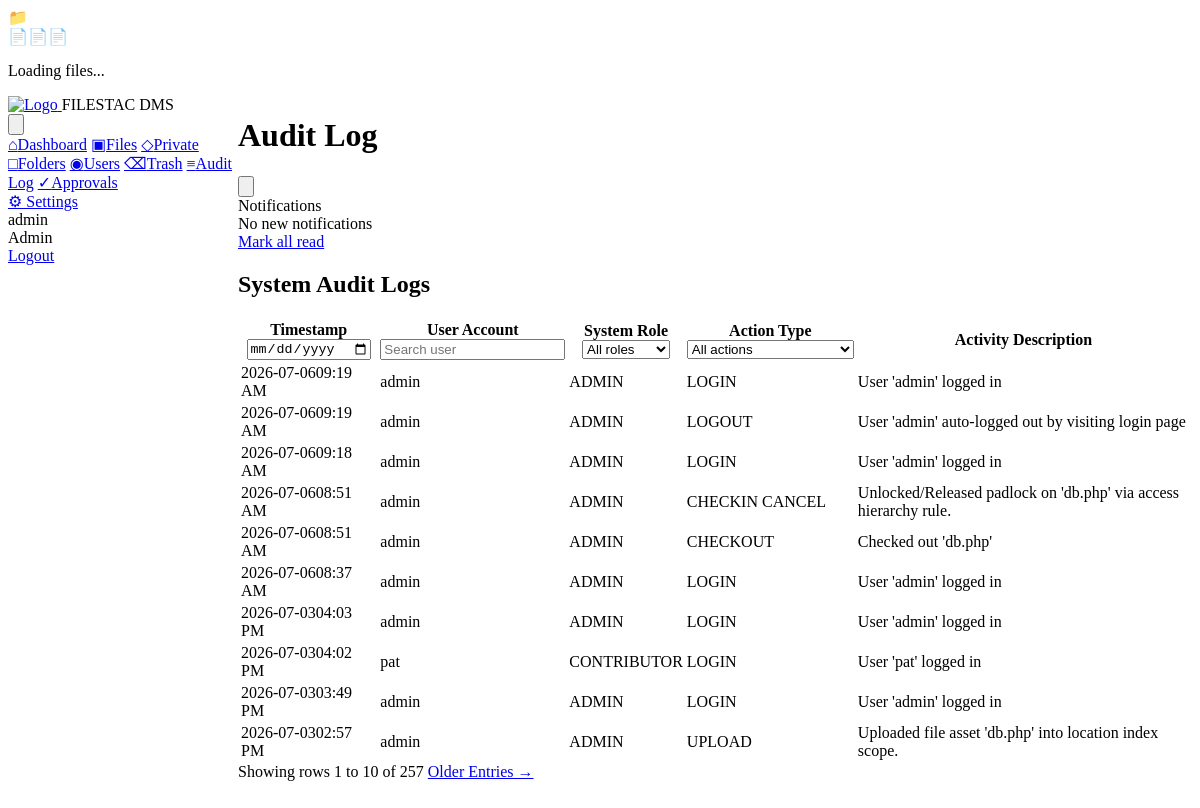
/pages/audit.php (signed in), run on the app's committed database.
### tables this page shows
CREATE TABLE `audit_logs` (
  `id` int(11) NOT NULL,
  `user_id` int(11) DEFAULT NULL,
  `action_type` varchar(50) NOT NULL,
  `description` text NOT NULL,
  `timestamp` datetime NOT NULL DEFAULT current_timestamp()
);

CREATE TABLE `users` (
  `id` int(11) NOT NULL,
  `username` varchar(80) NOT NULL,
  `email` varchar(150) NOT NULL,
  `password_hash` varchar(255) NOT NULL,
  `role` enum('admin','contributor','casual') NOT NULL DEFAULT 'casual',
  `status` enum('active','frozen') NOT NULL DEFAULT 'active',
  `created_at` datetime NOT NULL DEFAULT current_timestamp(),
  `phone` varchar(30) DEFAULT NULL,
  `theme` varchar(20) DEFAULT 'light',
  `admin_id` int(11) DEFAULT NULL,
  `is_deleted` tinyint(1) DEFAULT 0
);

### config/config.php (called while the page is built, shortened)
<?php
function app_url(string $path = ''): string {
    return BASE_URL . ltrim($path, '/');
}
function page_url(string $path = ''): string {
    return app_url('pages/' . ltrim($path, '/'));
}

### pages/audit.php (the view, shortened to what this page needs)
<?php
$db = get_db();
$limit = 10;
$offset = max(0, (int)($_GET['offset'] ?? 0));
$filter_date = trim($_GET['filter_date'] ?? '');
$filter_role = trim($_GET['filter_role'] ?? '');
$filter_action = trim($_GET['filter_action'] ?? '');
$user_search = trim($_GET['user_search'] ?? '');
$where = [];
$types = '';
$params = [];
$whereSql = $where ? 'WHERE ' . implode(' AND ', $where) : '';
$sql = "SELECT al.*, u.username, u.role
        FROM audit_logs al
        LEFT JOIN users u ON al.user_id=u.id
        $whereSql
        ORDER BY al.timestamp DESC
        LIMIT ? OFFSET ?";
$stmt = $db->prepare($sql);
$bindTypes = $types . 'ii';
$bindParams = array_merge($params, [$limit, $offset]);
$stmt->bind_param($bindTypes, ...$bindParams);
$stmt->execute();
$entries = $stmt->get_result()->fetch_all(MYSQLI_ASSOC);
$countSql = "SELECT COUNT(*) FROM audit_logs al LEFT JOIN users u ON al.user_id=u.id $whereSql";
$count = $db->prepare($countSql);
$count->execute();
$total = (int)$count->get_result()->fetch_row()[0];
function audit_params(string $filter_date, string $filter_role, string $filter_action, string $user_search): string {
    return '&filter_date=' . urlencode($filter_date) . '&filter_role=' . urlencode($filter_role) . '&filter_action=' . urlencode($filter_action) . '&user_search=' . urlencode($user_search);
}
include __DIR__ . '/../partials/header.php';
?>
<h2 class="page-title">System Audit Logs</h2>
<form method="GET" action="<?= page_url('audit.php') ?>" id="auditHeaderFilters">
  <div class="table-responsive">
    <table class="data-table audit-table">
      <thead>
        <tr>
          <th class="date-col">Timestamp<br><input class="thead-filter" type="date" name="filter_date" value="<?= htmlspecialchars($filter_date) ?>" onchange="this.form.submit()"></th>
          <th>User Account<br><input class="thead-filter" type="search" name="user_search" value="<?= htmlspecialchars($user_search) ?>" placeholder="Search user" onchange="this.form.submit()"></th>
          <th>System Role<br><select class="thead-filter" name="filter_role" onchange="this.form.submit()"><option value="">All roles</option></select></th>
          <th>Action Type<br><select class="thead-filter" name="filter_action" onchange="this.form.submit()"><option value="">All actions</option></select></th>
          <th>Activity Description</th>
        </tr>
      </thead>
      <tbody>
      <?php foreach ($entries as $log): ?>
        <tr>
          <td class="date-col"><?= htmlspecialchars(date('Y-m-d', strtotime($log['timestamp']))) ?><span class="timestamp-time"><?= htmlspecialchars(date('h:i A', strtotime($log['timestamp']))) ?></span></td>
          <td><?= htmlspecialchars($log['username'] ?? '-') ?></td>
          <td><span class="badge"><?= htmlspecialchars(strtoupper($log['role'] ?? '-')) ?></span></td>
          <td><span class="file-type-pill"><?= htmlspecialchars(str_replace('_', ' ', $log['action_type'])) ?></span></td>
          <td><?= htmlspecialchars($log['description']) ?></td>
        </tr>
      <?php endforeach; ?>
      </tbody>
    </table>
  </div>
</form>
<?php if ($total > $limit): ?>
<div class="pagination">
  <span class="pagination-info">Showing rows <?= min($total, $offset + 1) ?> to <?= min($total, $offset + $limit) ?> of <?= $total ?></span>
  <?php if (($offset + $limit) < $total): ?><a href="<?= page_url('audit.php?offset=' . ($offset + $limit) . audit_params($filter_date, $filter_role, $filter_action, $user_search)) ?>" class="btn btn-outline">Older Entries &rarr;</a><?php endif; ?>
</div>
<?php endif; ?>
<?php include __DIR__ . '/../partials/footer.php'; ?>

### data on the page
audit_logs: timestamp "2026-07-06", timestamp "09:19 AM", user.username "admin", user.role "ADMIN", action_type "LOGIN", description "User 'admin' logged in"
audit_logs: timestamp "2026-07-06", timestamp "09:19 AM", user.username "admin", user.role "ADMIN", action_type "LOGOUT", description "User 'admin' auto-logged out by visiting login page"
audit_logs: timestamp "2026-07-06", timestamp "09:18 AM", user.username "admin", user.role "ADMIN", action_type "LOGIN", description "User 'admin' logged in"
audit_logs: timestamp "2026-07-06", timestamp "08:51 AM", user.username "admin", user.role "ADMIN", action_type "CHECKIN CANCEL", description "Unlocked/Released padlock on 'db.php' via access hierarchy rule."
audit_logs: timestamp "2026-07-06", timestamp "08:51 AM", user.username "admin", user.role "ADMIN", action_type "CHECKOUT", description "Checked out 'db.php'"
audit_logs: timestamp "2026-07-06", timestamp "08:37 AM", user.username "admin", user.role "ADMIN", action_type "LOGIN", description "User 'admin' logged in"
audit_logs: timestamp "2026-07-03", timestamp "04:03 PM", user.username "admin", user.role "ADMIN", action_type "LOGIN", description "User 'admin' logged in"
audit_logs: timestamp "2026-07-03", timestamp "04:02 PM", user.username "pat", user.role "CONTRIBUTOR", action_type "LOGIN", description "User 'pat' logged in"
audit_logs: timestamp "2026-07-03", timestamp "03:49 PM", user.username "admin", user.role "ADMIN", action_type "LOGIN", description "User 'admin' logged in"
audit_logs: timestamp "2026-07-03", timestamp "02:57 PM", user.username "admin", user.role "ADMIN", action_type "UPLOAD", description "Uploaded file asset 'db.php' into location index scope."

### other printed values
$brandName "FILESTAC DMS"
$user['username'] "admin"
$role "Admin"
$page_title "Audit Log"
min($total, $offset + 1) "1"
min($total, $offset + $limit) "10"
$total "257"
